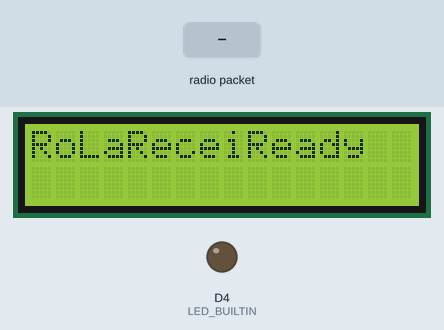
Simulated run of this sketch. Board: ESP8266 (NodeMCU). On the bench: 16×2 character LCD, output pins drawn as LEDs (lit = HIGH, except the on-board LED, lit = LOW). The inputs (shaded band) are chosen by the test bench. No radio packets arrive unless stated; pins used as bus, display or sensor lines are not drawn; what the sketch prints to the serial monitor is not drawn.

Above: at 4.3 s.
4.4 s: radio packet "1" arrives
At 5.4 s:
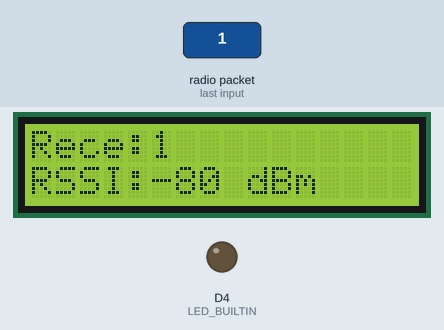
5.9 s: radio packet "0" arrives
At 6.6 s:
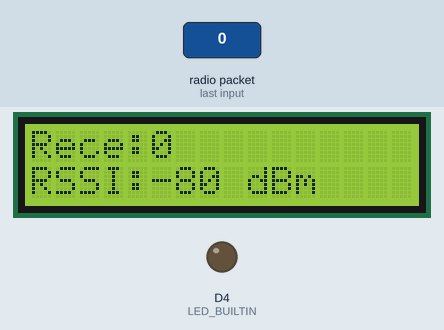
7.4 s: radio packet "2" arrives
At 7.8 s:
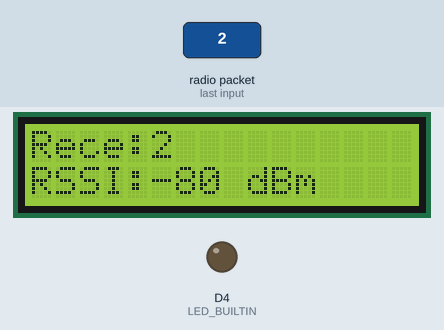
Timing chart, 0 to 10.4 s (numbered marks = the images above; inputs shaded):
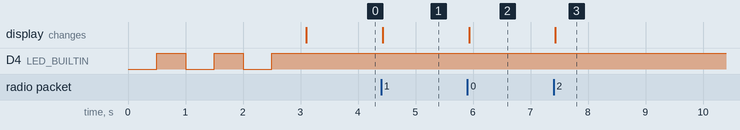

Measured:
- after the input at 4.4 s, the display: changes at once (image 1)
- after the input at 5.9 s, the display: changes at once (image 2)
- after the input at 7.4 s, the display: changes at once (image 3)

The sketch:

LoRaTest.ino
```cpp
#define RoLaReceiver  //RoLaSender  //
#define Lcd

int NullWait = 0;
int InitIOPinWait = 1;
int InitLcdWait = 2;
int InitTimerWait = 3;
int InitLoRaWait = 4;
int RoLaSendWait = 11;

String HelloText = "Hello!";

#ifdef Lcd
#define LcdLeft 0
#define LcdCenter 1
#define LcdRight 2
#endif

#if defined RoLaSender
#define cycleRoLaSender 3
int timerRoLaSender = 0;
int countLoraMessage = 0;
#endif

void setup() {
#ifdef RoLaSender
  HelloText = "RoLaSenderReady";
#endif
#ifdef RoLaReceiver
  HelloText = "RoLaReceiReady";
#endif
  Serial.begin(9600);
  Serial.println("");
  InitIOPin();
#ifdef Lcd
  InitLcd(HelloText);
#endif
  InitTimer();
  InitLoRa();
}

void loop() {
  delay(100);
  Timebase();
}

void TimerMain()
{
  //Serial.println("TimerMain");

#ifdef RoLaSender
  if (timerRoLaSender++ > cycleRoLaSender)
  {
    SendTestMessage();
    timerRoLaSender = 0;
  }
#endif
}

#ifdef RoLaSender
void SendTestMessage()
{
  String message = "Hello " + String(countLoraMessage);
  //Serial.println("LoRa Send:" + message);
#ifdef Lcd
  LcdShow(0, message, LcdLeft);
#endif
  RoLaSend(message);
  countLoraMessage++;
}
#endif

void InitIOPin()
{
  ShowWait(InitIOPinWait, "InitIOPin");
  pinMode(LED_BUILTIN, OUTPUT);
  digitalWrite(LED_BUILTIN, HIGH);
  for (int i = 0; i < 6; i++)
  {
    digitalWrite(LED_BUILTIN, !digitalRead(LED_BUILTIN));
    delay(500);
  }
  EndWait(InitIOPinWait, "Done");
}
```

LoRa.ino
```cpp
#include <SPI.h>
#include <LoRa.h>

#if defined(ARDUINO_AVR_UNO)
#define D8 8
#define D4 4
#define D3 3
#endif

String LoRaFailed = "Init LoRa failed!";
String Received = "Rece";
#define timeLimitSend 3
void InitLoRa()
{
  ShowWait(InitLoRaWait, "InitLoRa");
  LoRa.setPins(D8, D4, D3) ;
  if (!LoRa.begin(915E6)) {
    EndWait(InitLoRaWait, "failed!");
#ifdef Lcd
    LcdShow(0, LoRaFailed, LcdLeft);
#endif
    while (1);
  }
  LoRa.onReceive(onReceive);    // register the receive callback
  LoRa.receive();  // put the radio into receive mode
  EndWait(InitLoRaWait, "Done");
}

void RoLaSend(String text)
{
  digitalWrite(LED_BUILTIN, LOW);
  ShowWait(RoLaSendWait, "RoLaSend:\"" + text + "\" Sending");
  // send packet
  LoRa.beginPacket();
  LoRa.print(text);
  LoRa.endPacket();
  EndWait(RoLaSendWait, "Done");
  digitalWrite(LED_BUILTIN, HIGH);
}

// received a packet
void onReceive(int packetSize)
{
  digitalWrite(LED_BUILTIN, LOW);
  // read packet
  String incoming = Received + ":";
  while (LoRa.available()) {
    incoming += (char)LoRa.read();
  }
  Serial.print(incoming + "    ");
#ifdef Lcd
  LcdShow(0, incoming, LcdLeft);
#endif
  // print RSSI of packet
  String rssiText = "RSSI:" + (String)LoRa.packetRssi() + " dBm";
  Serial.println(rssiText);
#ifdef Lcd
  LcdShow(1, rssiText, LcdLeft);
#endif
  digitalWrite(LED_BUILTIN, HIGH);
}
```

Timer.ino
```cpp
#ifndef ARDUINO_AVR_UNO

#include <Ticker.h>
unsigned int secendCount;

Ticker ticker;
int countWait;
int waitShow = NullWait;

void InitTimer()
{
  ShowWait(InitTimerWait,"InitTimer");
  ticker.attach(1, TimerSecond); //Use <strong>attach_ms</strong> if you need time in ms
  EndWait(InitTimerWait, "Done");
}

//硬體中斷 每秒一次
void TimerSecond()
{
  if (waitShow != NullWait)
  {
    countWait++;
    if (countWait % 100 == 0)
      Serial.print("\r\n");
    Serial.print(".");
  }
  //Serial.println("TimerSecond");
  if (secendCount + 1 != 0)
    secendCount++;
}

//主程式結束前
void Timebase()
{
  if (secendCount == 0)
    return;
  secendCount--;
  //每秒進來一次，但若有某段程式長期佔用時間，則每次主迴圈進來一次，直到追上原本的時間
  //Serial.println("TimerSecond");
  TimerMain();
}

void ShowWait(int wait, String text)
{
  waitShow = wait;
  Serial.print(text + ".");
  countWait = 0;
}

void EndWait(int wait, String text)
{
  if (waitShow != NullWait && waitShow == wait)
    Serial.println(" " + text);
  else
    Serial.println("\r\n" + text);
  waitShow = NullWait;
}
#endif
```

LCD.ino
```cpp
#ifdef Lcd
#include <Wire.h>
#include <LiquidCrystal_I2C.h>

#define LcdCharacters 16 //一行 16 字元
#define LcdLines 2       //共 2 行

// Set the pins on the I2C chip used for LCD connections:
//                    addr, en,rw,rs,d4,d5,d6,d7,bl,blpol
LiquidCrystal_I2C lcd(0x27, 2, 1, 0, 4, 5, 6, 7, 3, POSITIVE); // 設定 LCD I2C 位址  //LiquidCrystal_I2C lcd(0x27, D1, D2);
String LcdlineText[2] = {"", ""};                              //儲存LCD顯示內容
int LcdDisplayTime[2] = {0, 0}; //顯示時間(秒)，顯示時間後清除或顯示時鐘
int LcdBackligth = 0; //背光在顯示恢復為時鐘後幾秒熄滅

void InitLcd(String HelloText)
{
  ShowWait(InitLcdWait,"InitLcd");
  lcd.begin(LcdCharacters, LcdLines); // 初始化 LCD，一行 16 的字元，共 2 行，預設開啟背光
  lcd.clear();
  LcdBacklight(true);
  EndWait(InitLcdWait,"Done");
  LcdShow(0, 0, HelloText);
}

//行:0/1,顯示內容,位置:LcdLeft/LcdCenter/LcdRight,顯示秒數:計時內可被其他顯示更新，但不顯示時鐘，計時後上排顯示時鐘、下排清除
void LcdShow(int y, String text, int location, int sec)
{
  LcdBcklightOn(5);
  LcdShow(y, text, location);
  LcdDisplayTime[y] = sec + 1;
}

//顯示指定行的內容，自動補空白。行:0/1,顯示內容,位置:LcdLeft/LcdCenter/LcdRight
void LcdShow(int y, String text, int location)
{
  LcdDisplayTime[y] = 0;
  unsigned int lineLength = text.length();
  if (lineLength < LcdCharacters)
  {
    String spaceText;
    int firstSpace, lastSpace;
    switch (location)
    {
      case LcdLeft:
        text = text + Repeat(' ', LcdCharacters - lineLength);
        break;
      case LcdCenter:
        firstSpace = (LcdCharacters - lineLength) / 2;
        lastSpace = LcdCharacters - lineLength - firstSpace;
        text = Repeat(' ', firstSpace) + text + Repeat(' ', lastSpace);
        break;
      case LcdRight:
        text = Repeat(' ', LcdCharacters - lineLength) + text;
        break;
    }
  }
  if (LcdlineText[y] == text) //若內容一樣就無需再重複(例如時鐘的日期)
    return;
  LcdlineText[y] = text;
  lcd.setCursor(0, y);
  lcd.print(text);
  //Serial.println((String)y + " - " + text);
}

//在指定的位置顯示文字。
void LcdShow(int x, int y, String text)
{
  lcd.setCursor(x, y);
  lcd.print(text);
}

//在上排的指定位置顯示文字。
void LcdShow(int y, String text)
{
  lcd.setCursor(0, y);
  lcd.print(text);
}

String Repeat(char repeatChar, unsigned int count)
{
  String repeatString = "";
  for (unsigned int i = 0; i < count; i++)
    repeatString += (String)repeatChar;
  return repeatString;
}

void Clear()
{
  lcd.clear();
}

#if defined ntp
void UpdateClock(struct tm *timeinfo)
{
  if (LcdDisplayTime[0] > 0)
    LcdDisplayTime[0]--;
  else
    ShowClock(timeinfo);
  if (LcdDisplayTime[1] > 0)
    LcdDisplayTime[1]--;
  else
    LcdShow(1, " ", LcdLeft);
  if (LcdDisplayTime[0] == 0 && LcdDisplayTime[1] == 0 && LcdBackligth > 0)
    if ( --LcdBackligth == 0)
      LcdBacklight(false);
}

void ShowClock(struct tm *timeinfo)
{
  LcdShow(0, GetTimeFormat(timeinfo, "%m/%d %H:%M:%S"), LcdCenter);
}
#endif

//點亮背光，恢復為時鐘後再過幾秒鐘熄滅
void LcdBcklightOn(int sec)
{
  LcdBackligth = sec + 2;
  LcdBacklight(true);
}

void LcdBacklight(bool onOff)
{
  if (onOff)
    lcd.backlight(); // 開啟背光
  else
    lcd.noBacklight(); // 關閉背光
}
#endif
```
